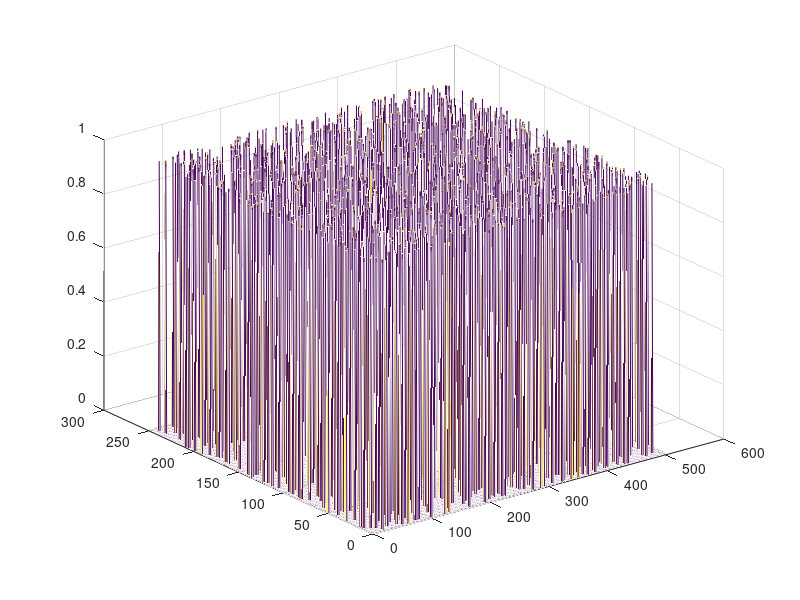
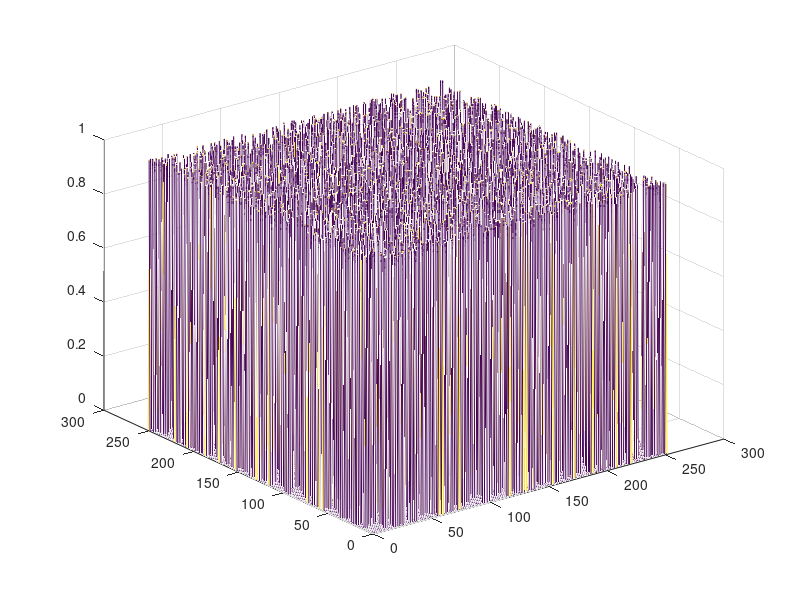

Write MATLAB code to recreate these figures, in order.
% Program to test the girth4 for LDPC codes
% Copyright Yang XIAO, BJTU, July 22, 2007 
%
% Given a parity check marix H, the program can determine wether it has
% girth 4. Girth 4 of H will lead to a poor BER performance  
%
% Ref:
% [1] Y. Xiao, M -H Lee,Low complexity MIMO-LDPC CDMA systems over multipath channels, 
% IEICE Transactions on Communications, v E89-B, n 5, May, 2006, p 1713-1717
% [2] J. Fan, Y. Xiao, A method of counting the number of cycles in LDPC codes,
% 8th International Conference on Signal Processing, ICSP 2006,Volume: 3,  
% ISBN: 0-7803-9737-1, Digital Object Identifier: 10.1109/ICOSP.2006.345906
%
% The papers [1] and [2] can be downloaded from Web site of IEICE and IEEE Explore.
%

clear;

% If you have own H, you need not use the sub-program.
% Example. 

%Step 1:Input LDPC parity chech matrix
s=load('B1.txt');
M=252; N=504;
H(1:M,1:N)=0;
for j=1:N
   for i=1:3
      k=s(j,i);
       if k<=N;
       H(k,j)=1;
   end
end
end
  
%%%%%%% Girth4 Test %%%%%
% Here, we only concern whether a parity matrix H has girth4, instead of
% the number of girth4. If you need know the nember of girth 4, please
% refer Ref. [2].
% get the number of H
rows=size(H,1);
cols=size(H,2);

% We can test girth 4 by using the matrix O, see [1].

O=H*H';   
for i=1:rows
    O(i,i)=0;
end
for i=1:rows
girth(i)=max(O(i,:));
end
girth4=max(girth);

if girth4<2 
  fprintf('No girth 4')
else
   fprintf('The H matrix has girth 4')  % Provde the test result.
end    
% Display the matrice H and O
% If H matrix has no gith4, the O matrix in Fig.2 has no entry value to
% larger than 1.
figure(1)
mesh(H)
figure(2)
mesh(O)
